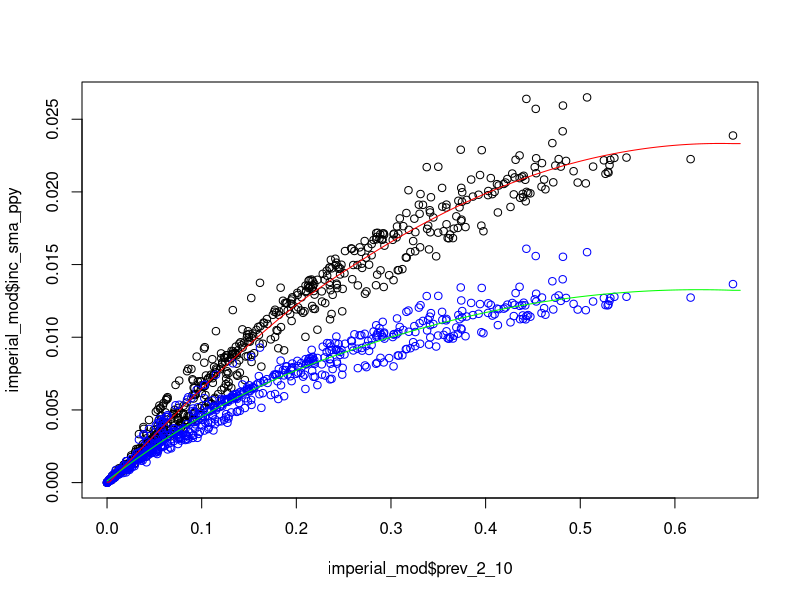
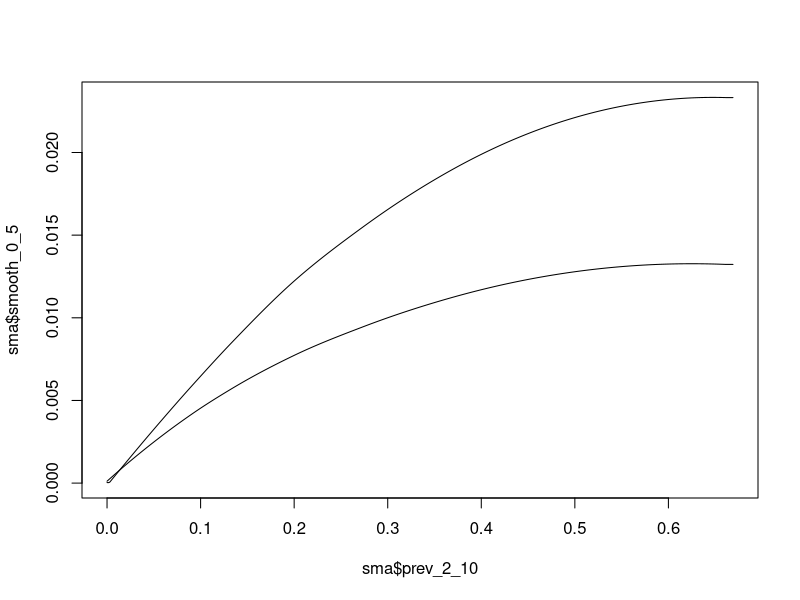
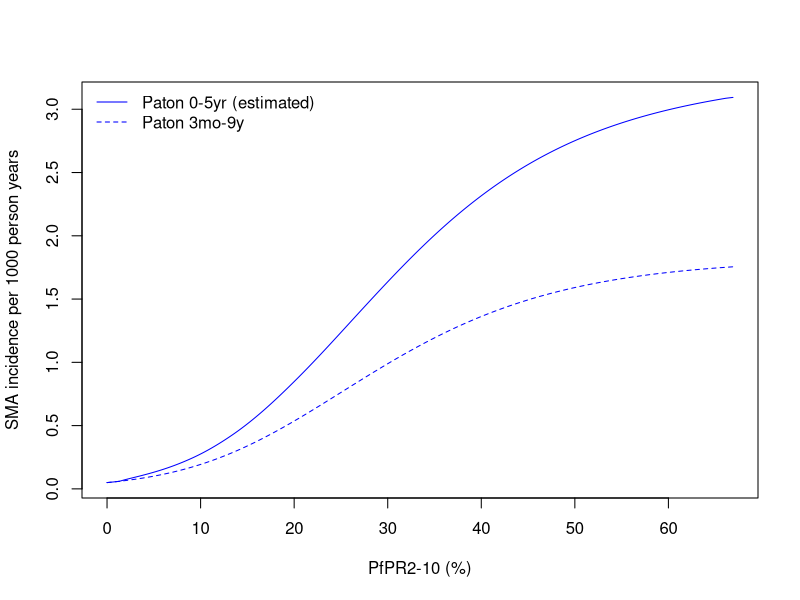

Here is the R script that generated these plots, in order:

library(dplyr)

## read in Imperial College model predictions.
# NB in this file, 'sev_inc' variables = hospitalised malaria
imperial_mod<-read.csv("adm1_epi_2019_sma2.csv")

#SMA - prevalence fit from Paton et al. Science 2021.
alpha<- -13.51
beta<- 7.2
gamma<- 7.94
r<-0.95

sma<-data.frame(prev_2_10=seq(0.0001,0.67,0.001)) #min and max of current MAP admin-1 prev2-10
sma$prev_2_10<-round(sma$prev_2_10,digits = 3) # round exactly for matching later

sma$log_lambda<-alpha + beta/(1+exp(-gamma*sma$prev_2_10))
sma$paton_sma_0_10<-exp(sma$log_lambda)

#########################
# read in SMA inc from Imperial model to get ratio of 0-10 inc to 0-5 inc
#########################
### First smooth over IC model predictions.
# 0-5
imod<-imperial_mod[order(imperial_mod$prev_2_10),]
lmod1<-loess(inc_sma_ppy ~ prev_2_10, data=imod, span=0.80) # 10% smoothing span
imod$sma_smooth_0_5<-predict(lmod1)
sma$smooth_0_5 <- predict(lmod1, newdata = sma)
# set smoothed line>0
sma$smooth_0_5[which(sma$smooth_0_5<0)]<-min(sma$smooth_0_5[which(sma$smooth_0_5>0)])/2
ind<-which(imod$prev_2_10>0.66)
sma$smooth_0_5[which(sma$prev_2_10>0.66)]<-imod$sma_smooth_0_5[ind]
# 0-10
lmod1<-loess(inc_sma_ppy_0_10 ~ prev_2_10, data=imod, span=0.80) # 10% smoothing span
imod$sma_smooth_0_10<-predict(lmod1)
sma$smooth_0_10 <- predict(lmod1, newdata = sma) 
ind<-which(imod$prev_2_10>0.66)
sma$smooth_0_10[which(sma$prev_2_10>0.66)]<-imod$sma_smooth_0_10[ind]

plot(imperial_mod$prev_2_10,imperial_mod$inc_sma_ppy)
points(imperial_mod$prev_2_10,imperial_mod$inc_sma_ppy_0_10,col="blue")
lines(sma$prev_2_10, sma$smooth_0_5,col="red")
lines(sma$prev_2_10, sma$smooth_0_10,col="green")

plot(sma$prev_2_10, sma$smooth_0_5, type="l")
lines(sma$prev_2_10, sma$smooth_0_10)

####### calculate ratio of 0_5 to 0_10
sma$ratio_5_10<-sma$smooth_0_5/sma$smooth_0_10
#assume 0_5 always > 0_10
sma$ratio_5_10[which(sma$ratio_5_10<1)]<-1

#############
# recalculate Paton et al in other groups
#############
sma$paton_sma_0_5<-sma$paton_sma_0_10*sma$ratio_5_10

###############
# Match Imperial mod settings by prevalence and generate Paton estimates.
###############
imperial_mod<-imperial_mod %>%
        dplyr::mutate(prev_2_10_round=round(map_prev_210_2019,digits=3),
                      ind_sma=match(prev_2_10_round,sma$prev_2_10),
                      prev_2_10_sma=sma$prev_2_10[ind_sma],
                      inc_sma_ppy_0_5_paton=sma$paton_sma_0_5[ind_sma] #,
                      #sev_inc_0_5_paton=sma$paton_sev_inc_0_5[ind_sma]
        )

write.csv(imperial_mod,"adm1_epi_2019_sma3_paton.csv")
write.csv(sma,"sma_paton.csv")

###############################
# plot comparison
###############################

tiff(file="paton_sma_age.tiff", width=1700,height=1500,res=300,compression="lzw")
with(sma,
     {
       plot(100*prev_2_10,1000*paton_sma_0_5,type="l",col="blue",  #smooth_0_10,type="l",
            xlab="PfPR2-10 (%)",ylab="SMA incidence per 1000 person years")
       lines(100*prev_2_10, 1000*paton_sma_0_10,col="blue",lty=2)
     }
)
legend("topleft", c("Paton 0-5yr (estimated)","Paton 3mo-9y"),lty=c(1,2),col=c("blue","blue"),bty='n')
dev.off()